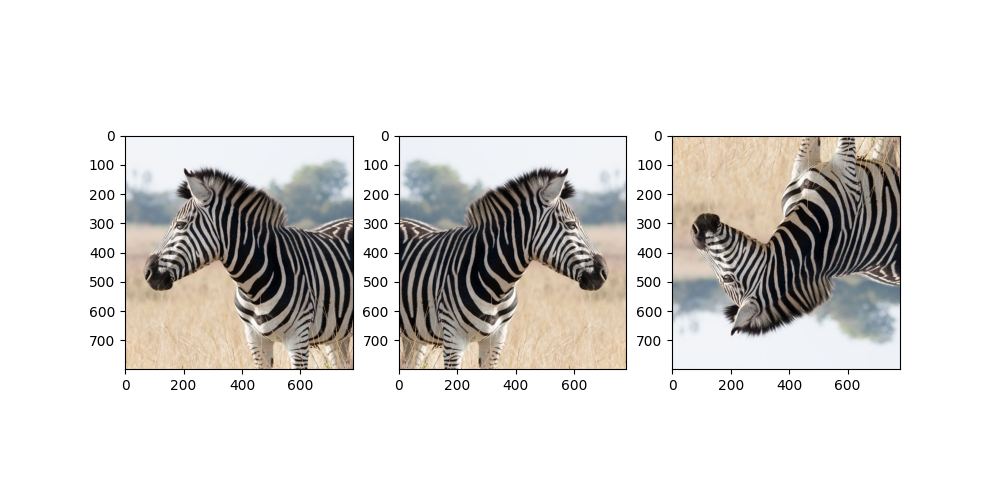

The script that drew this image:
import numpy as np
import imageio as img
import matplotlib.pyplot as plt
path = 'zebra.jpg'
image = img.imread(path)
height, width = image.shape[:2]
horizontal = np.zeros_like(image)
vertical = np.zeros_like(image)
for y in range(height):
  for x in range(width):
    horizontal[y, x] = image[y, width - 1 - x]
for y in range(height):
  for x in range(width):
    vertical[y, x] = image[height - 1 - y, x]
plt.figure(figsize=(10, 5))
plt.subplot(1, 3, 1)
plt.imshow(image)
plt.subplot(1, 3, 2)
plt.imshow(horizontal)
plt.subplot(1, 3, 3)
plt.imshow(vertical)
plt.show()
